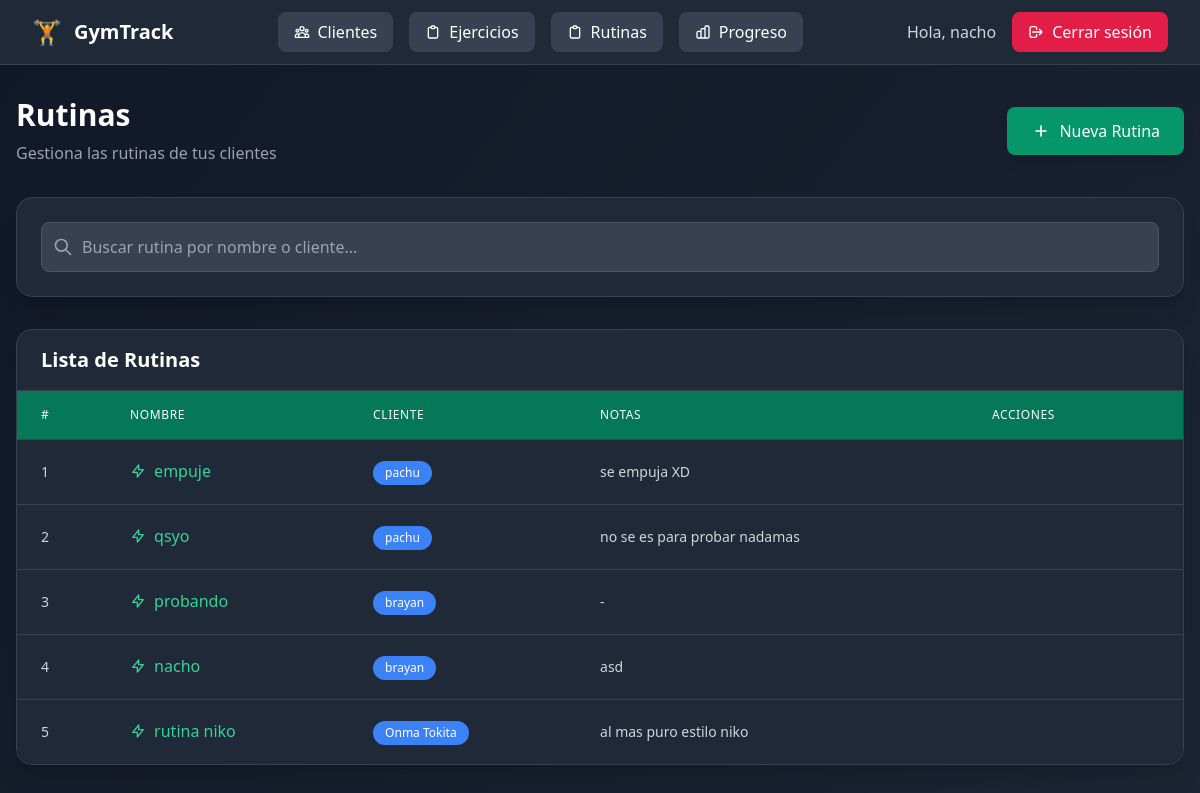
The app's page /rutinas/ (signed in) with its own data.
### usuarios/models.py (models this page shows, shortened)
class Usuario(AbstractUser):
    ROLES = [
        ("admin", "Administrador"),
        ("entrenador", "Entrenador"),
        ("cliente", "Cliente"),
    ]
    rol = models.CharField(max_length=20, choices=ROLES, default="cliente")

### rutinas/models.py (models this page shows, shortened)
class Rutina(models.Model):
    nombre = models.CharField(max_length=100)
    descripcion = models.TextField(blank=True)
    ejercicios = models.ManyToManyField(Ejercicio, related_name="rutinas")
    entrenador = models.ForeignKey(
        Usuario,
        on_delete=models.SET_NULL,
        null=True,
        blank=True,
        related_name="rutinas_creadas"
    )
    cliente = models.ForeignKey(
        Cliente,
        on_delete=models.CASCADE,
        null=True,
        blank=True,
        related_name="rutinas"
    )
    fecha_creacion = models.DateTimeField(auto_now_add=True)

### clientes/models.py (models this page shows, shortened)
class Cliente(models.Model):
    usuario = models.OneToOneField(
        settings.AUTH_USER_MODEL,
        on_delete=models.CASCADE,
        related_name="perfil_cliente",
        null=True, blank=True
    )
    entrenadores = models.ManyToManyField(
        settings.AUTH_USER_MODEL,
        related_name="clientes",
        blank=True
    )
    nombre = models.CharField(max_length=100)
    edad = models.PositiveIntegerField(null=True, blank=True)
    altura_cm = models.PositiveIntegerField(null=True, blank=True)
    peso_kg = models.FloatField(null=True, blank=True)
    lesiones = models.TextField(blank=True, help_text="Anotar lesiones o complicaciones")

### rutinas/views.py (the view)
# urls.py: path("", RutinaListaView.as_view(), name="lista"),
class RutinaListaView(ListView):
    model = Rutina
    template_name = "rutinas/lista.html"
    context_object_name = "rutinas"
    def get_queryset(self):
        user = self.request.user
        return Rutina.objects.filter(cliente__entrenadores=user)

### rutinas/templates/rutinas/lista.html (shortened to what this page needs)
{% extends "base.html" %}
{% block content %}
<div class="min-h-screen bg-gradient-to-br from-gray-900 to-gray-800 py-8 px-4">
  <div class="max-w-7xl mx-auto">
    <div class="flex flex-col sm:flex-row justify-between items-start sm:items-center mb-8 gap-4">
      <div>
        <h1 class="text-3xl font-bold text-white mb-2">Rutinas</h1>
        <p class="text-gray-400">Gestiona las rutinas de tus clientes</p>
      </div>
      <a href="{% url 'rutinas:crear' %}" class="inline-flex items-center px-6 py-3 bg-emerald-600 hover:bg-emerald-500 text-white font-medium rounded-lg transition-colors shadow-lg">
        <svg class="w-5 h-5 mr-2" fill="none" stroke="currentColor" viewBox="0 0 24 24">
          <path stroke-linecap="round" stroke-linejoin="round" stroke-width="2" d="M12 6v6m0 0v6m0-6h6m-6 0H6"></path>
        </svg>
        Nueva Rutina
      </a>
    </div>
    <div class="bg-gray-800 rounded-2xl shadow-xl border border-gray-700 p-6 mb-8">
      <div class="relative">
        <div class="absolute inset-y-0 left-0 pl-3 flex items-center pointer-events-none">
        </div>
        <input
          type="text"
          id="buscadorRutinas"
          class="block w-full pl-10 pr-4 py-3 bg-gray-700 border border-gray-600 rounded-lg text-white placeholder-gray-400 focus:outline-none focus:ring-2 focus:ring-emerald-500 focus:border-transparent"
          placeholder="Buscar rutina por nombre o cliente..."
        />
      </div>
    </div>
    <div class="bg-gray-800 rounded-2xl shadow-xl border border-gray-700 overflow-hidden">
      <div class="px-6 py-4 border-b border-gray-700">
        <h2 class="text-xl font-bold text-white">Lista de Rutinas</h2>
      </div>
      <div class="overflow-x-auto">
        <table class="min-w-full divide-y divide-gray-700">
          <thead class="bg-emerald-700">
            <tr>
              <th class="px-6 py-4 text-left text-xs font-medium text-white uppercase tracking-wider">#</th>
              <th class="px-6 py-4 text-left text-xs font-medium text-white uppercase tracking-wider">Nombre</th>
              <th class="px-6 py-4 text-left text-xs font-medium text-white uppercase tracking-wider">Cliente</th>
              <th class="px-6 py-4 text-left text-xs font-medium text-white uppercase tracking-wider">Notas</th>
              <th class="px-6 py-4 text-left text-xs font-medium text-white uppercase tracking-wider">Acciones</th>
            </tr>
          </thead>
          <tbody class="bg-gray-800 divide-y divide-gray-700" id="tablaRutinas">
            {% for rutina in rutinas %}
            <tr class="hover:bg-gray-750 transition-colors group">
              <td class="px-6 py-4 whitespace-nowrap text-sm font-medium text-gray-300">
                {{ forloop.counter }}
              </td>
              <td class="px-6 py-4 whitespace-nowrap">
                <a href="{% url 'rutinas:detalle' rutina.pk %}" class="inline-flex items-center text-emerald-400 hover:text-emerald-300 font-medium transition-colors">
                  <svg class="w-4 h-4 mr-2" fill="none" stroke="currentColor" viewBox="0 0 24 24">
                    <path stroke-linecap="round" stroke-linejoin="round" stroke-width="2" d="M13 10V3L4 14h7v7l9-11h-7z"></path>
                  </svg>
                  {{ rutina.nombre }}
                </a>
              </td>
              <td class="px-6 py-4 whitespace-nowrap">
                <span class="inline-flex items-center px-3 py-1 rounded-full text-xs font-medium bg-blue-500 text-white">
                  {{ rutina.cliente.nombre }}
                </span>
              </td>
              <td class="px-6 py-4">
                <div class="text-sm text-gray-300 max-w-xs">
                  {{ rutina.descripcion|truncatechars:60|default:"-" }}
                </div>
              </td>
              <td class="px-6 py-4 whitespace-nowrap">
              </td>
            </tr>
            {% endfor %}
          </tbody>
        </table>
      </div>
    </div>
  </div>
</div>
{% endblock %}

### templates/base.html (shortened to what this page needs)
<!DOCTYPE html>
<html lang="es">
  <head>
    <script src="https://cdn.tailwindcss.com"></script>
  </head>
  <body class="bg-gradient-to-br from-gray-900 to-gray-800 min-h-screen">
    <nav class="bg-gray-800 border-b border-gray-700 shadow-lg">
      <div class="max-w-7xl mx-auto px-4 sm:px-6 lg:px-8">
        <div class="flex justify-between items-center h-16">
          <div class="flex items-center">
            <a href="/" class="flex items-center space-x-3 text-xl font-bold text-white hover:text-emerald-400 transition-colors">
              <span class="text-2xl">🏋️</span>
              <span class="hidden sm:inline">GymTrack</span>
            </a>
          </div>
          <div class="hidden md:flex items-center space-x-4">
            <a href="{% url 'clientes:lista' %}" class="inline-flex items-center px-4 py-2 bg-gray-700 hover:bg-gray-600 text-white font-medium rounded-lg transition-colors">
              Clientes
            </a>
            <a href="{% url 'ejercicios:lista' %}" class="inline-flex items-center px-4 py-2 bg-gray-700 hover:bg-gray-600 text-white font-medium rounded-lg transition-colors">
              <svg class="w-4 h-4 mr-2" fill="none" stroke="currentColor" viewBox="0 0 24 24">
                <path stroke-linecap="round" stroke-linejoin="round" stroke-width="2" d="M9 5H7a2 2 0 00-2 2v12a2 2 0 002 2h10a2 2 0 002-2V7a2 2 0 00-2-2h-2M9 5a2 2 0 002 2h2a2 2 0 002-2M9 5a2 2 0 012-2h2a2 2 0 012 2"></path>
              </svg>
              Ejercicios
            </a>
            <a href="{% url 'rutinas:lista' %}" class="inline-flex items-center px-4 py-2 bg-gray-700 hover:bg-gray-600 text-white font-medium rounded-lg transition-colors">
              <svg class="w-4 h-4 mr-2" fill="none" stroke="currentColor" viewBox="0 0 24 24">
                <path stroke-linecap="round" stroke-linejoin="round" stroke-width="2" d="M9 5H7a2 2 0 00-2 2v12a2 2 0 002 2h10a2 2 0 002-2V7a2 2 0 00-2-2h-2M9 5a2 2 0 002 2h2a2 2 0 002-2M9 5a2 2 0 012-2h2a2 2 0 012 2"></path>
              </svg>
              Rutinas
            </a>
            <a href="{% url 'progreso:index' %}" class="inline-flex items-center px-4 py-2 bg-gray-700 hover:bg-gray-600 text-white font-medium rounded-lg transition-colors">
              Progreso
            </a>
          </div>
          <div class="hidden md:flex items-center space-x-4">
            {% if user.is_authenticated %}
              <span class="text-gray-300 font-medium">Hola, {{ user.username }}</span>
              <a href="{% url 'usuarios:logout' %}" class="inline-flex items-center px-4 py-2 bg-rose-600 hover:bg-rose-500 text-white font-medium rounded-lg transition-colors">
                <svg class="w-4 h-4 mr-2" fill="none" stroke="currentColor" viewBox="0 0 24 24">
                  <path stroke-linecap="round" stroke-linejoin="round" stroke-width="2" d="M17 16l4-4m0 0l-4-4m4 4H7m6 4v1a3 3 0 01-3 3H6a3 3 0 01-3-3V7a3 3 0 013-3h4a3 3 0 013 3v1"></path>
                </svg>
                Cerrar sesión
              </a>
            {% endif %}
          </div>
        </div>
      </div>
    </nav>
    <main class="flex-1">
      {% block content %}{% endblock %}
    </main>
  </body>
</html>

### records on screen
Usuario: username "nacho"
Rutina: nombre "empuje", cliente.nombre "pachu", descripcion "se empuja XD"
Rutina: nombre "qsyo", cliente.nombre "pachu", descripcion "no se es para probar nadamas"
Rutina: nombre "probando", cliente.nombre "brayan", descripcion "-"
Rutina: nombre "nacho", cliente.nombre "brayan", descripcion "asd"
Rutina: nombre "rutina niko", cliente.nombre "Onma Tokita", descripcion "al mas puro estilo niko"
